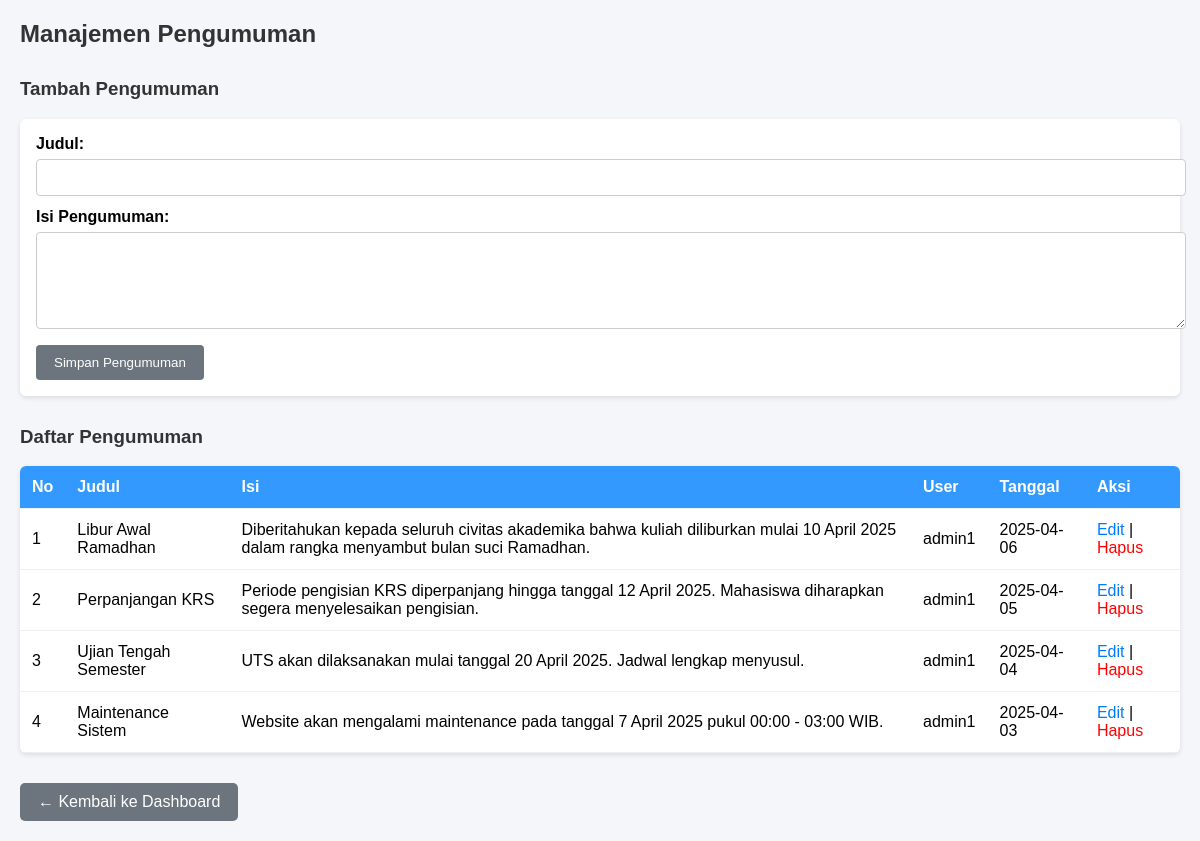
Screenshot of /admin/pengumuman.php (signed in) with the database file from the repository.
### tables this page shows
CREATE TABLE `pengumuman` (
  `id` int(11) NOT NULL,
  `judul` varchar(255) DEFAULT NULL,
  `isi` text DEFAULT NULL,
  `user_input` varchar(100) DEFAULT NULL,
  `tgl_input` date DEFAULT NULL
);

### admin/pengumuman.php (the view, shortened to what this page needs)
<?php
include '../config/db.php';
$pengumuman = mysqli_query($conn, "SELECT * FROM pengumuman ORDER BY tgl_input DESC");
$editData = null;
?>
<!DOCTYPE html>
<html>
<head>
</head>
<body>
    <h2>Manajemen Pengumuman</h2>
    <h3><?= $editData ? "Edit Pengumuman" : "Tambah Pengumuman" ?></h3>
    <form method="POST">
        <label>Judul:</label>
        <input type="text" name="judul" value="<?= $editData['judul'] ?? '' ?>" required>
        <label>Isi Pengumuman:</label>
        <textarea name="isi" rows="5" required><?= $editData['isi'] ?? '' ?></textarea>
        <button type="submit" name="simpan"><?= $editData ? 'Simpan Perubahan' : 'Simpan Pengumuman' ?></button>
    </form>
    <h3>Daftar Pengumuman</h3>
    <table>
        <tr>
            <th>No</th>
            <th>Judul</th>
            <th>Isi</th>
            <th>User</th>
            <th>Tanggal</th>
            <th>Aksi</th>
        </tr>
        <?php $no = 1; while ($row = mysqli_fetch_assoc($pengumuman)): ?>
        <tr>
            <td><?= $no++ ?></td>
            <td><?= htmlspecialchars($row['judul']) ?></td>
            <td><?= nl2br(htmlspecialchars($row['isi'])) ?></td>
            <td><?= $row['user_input'] ?></td>
            <td><?= $row['tgl_input'] ?></td>
            <td>
                <a href="?edit=<?= $row['id'] ?>" class="edit">Edit</a> |
                <a href="?hapus=<?= $row['id'] ?>" class="hapus" onclick="return confirm('Hapus pengumuman ini?')">Hapus</a>
            </td>
        </tr>
        <?php endwhile; ?>
    </table>
    <a href="dashboard.php" class="btn-kembali">← Kembali ke Dashboard</a>
</body>
</html>

### admin/pengumuman.php (style rules this page uses)
body { font-family: Arial, sans-serif; background-color: #f4f6f9; margin: 20px; }
h2 { color: #333; margin-bottom: 20px; }
h3 { margin-top: 30px; color: #333; }
form { background-color: #fff; padding: 16px; border-radius: 6px; box-shadow: 0 2px 5px rgba(0,0,0,0.1); margin-bottom: 20px; }
label { font-weight: bold; }
input, textarea { width: 100%; padding: 10px; margin: 6px 0 12px 0; border: 1px solid #ccc; border-radius: 4px; }
button { background-color: #6c757d; color: white; border: none; padding: 10px 18px; border-radius: 4px; cursor: pointer; }
table { width: 100%; background-color: white; border-collapse: collapse; border-radius: 6px; overflow: hidden; box-shadow: 0 2px 5px rgba(0,0,0,0.1); }
th, td { padding: 12px; border-bottom: 1px solid #eee; text-align: left; }
th { background-color: #3399ff; color: white; }
.edit { color: #007bff; text-decoration: none; }
.hapus { color: red; text-decoration: none; }
.btn-kembali { display: inline-block; margin-top: 30px; background: #6c757d; color: white; padding: 10px 18px; text-decoration: none; border-radius: 5px; }

### rows the page displays
pengumuman: judul "Libur Awal Ramadhan", isi "Diberitahukan kepada seluruh civitas akademika bahwa kuliah diliburkan mulai 10 April 2025 dalam rangka menyambut bulan suci Ramadhan.", user_input "admin1", tgl_input "2025-04-06"
pengumuman: judul "Perpanjangan KRS", isi "Periode pengisian KRS diperpanjang hingga tanggal 12 April 2025. Mahasiswa diharapkan segera menyelesaikan pengisian.", user_input "admin1", tgl_input "2025-04-05"
pengumuman: judul "Ujian Tengah Semester", isi "UTS akan dilaksanakan mulai tanggal 20 April 2025. Jadwal lengkap menyusul.", user_input "admin1", tgl_input "2025-04-04"
pengumuman: judul "Maintenance Sistem", isi "Website akan mengalami maintenance pada tanggal 7 April 2025 pukul 00:00 - 03:00 WIB.", user_input "admin1", tgl_input "2025-04-03"
